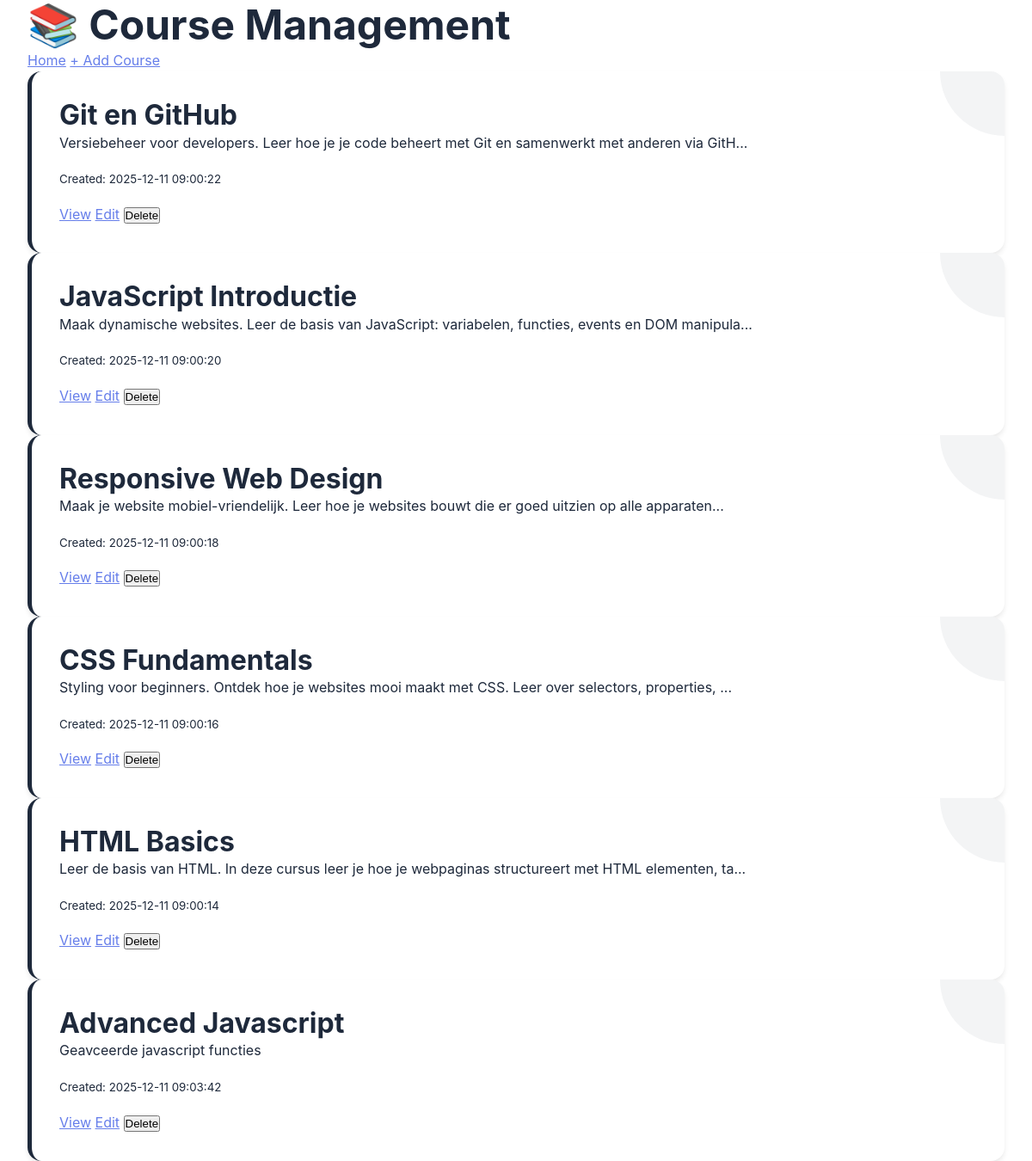
The page /courses (signed in) on the database its author committed.
### tables this page shows
CREATE TABLE courses (
            id INTEGER PRIMARY KEY AUTOINCREMENT,
            title TEXT NOT NULL,
            description TEXT,
            created_at DATETIME DEFAULT CURRENT_TIMESTAMP
        );

### py/app.py (the view)
@app.route('/courses')
@admin_required
def list_courses():
    conn = get_db()
    cursor = conn.cursor()
    cursor.execute('SELECT * FROM courses ORDER BY id DESC')
    courses = cursor.fetchall()
    conn.close()
    return render_template('courses.html', courses=courses)

### py/app.py (called while the page is built)
def get_db():
    conn = sqlite3.connect(DATABASE)
    conn.row_factory = sqlite3.Row
    return conn

def admin_required(f):
    @wraps(f)
    def decorated_function(*args, **kwargs):
        if 'user_id' not in session:
            flash('Je moet ingelogd zijn om deze pagina te bekijken.', 'error')
            return redirect(url_for('login_page'))
        if not session.get('is_admin'):
            flash('Je hebt geen toegang tot deze pagina.', 'error')
            return redirect(url_for('index'))
        return f(*args, **kwargs)
    return decorated_function

@app.context_processor
def inject_user():
    return {
        'logged_in': 'user_id' in session,
        'user_name': session.get('user_name'),
        'user_email': session.get('user_email'),
        'is_admin': session.get('is_admin', False)
    }

### templates/courses.html (shortened to what this page needs)
<!DOCTYPE html>
<html lang="nl">
<head>
    <link rel="stylesheet" href="{{ url_for('static', filename='style.css') }}">
</head>
<body>
    <div class="container">
        <div class="header">
            <h1>📚 Course Management</h1>
            <div>
                <a href="{{ url_for('index') }}" class="btn btn-secondary">Home</a>
                <a href="{{ url_for('create_course') }}" class="btn btn-primary">+ Add Course</a>
            </div>
        </div>
        {% if courses %}
        <div class="courses-grid">
            {% for course in courses %}
            <div class="course-card">
                <h3>{{ course.title }}</h3>
                <p>{{ course.description[:100] }}{% if course.description|length > 100 %}...{% endif %}</p>
                <p><small>Created: {{ course['created_at'] }}</small></p>
                <div class="course-actions">
                    <a href="{{ url_for('view_course', id=course.id) }}" class="btn btn-secondary">View</a>
                    <a href="{{ url_for('edit_course', id=course.id) }}" class="btn btn-primary">Edit</a>
                    <form action="{{ url_for('delete_course', id=course.id) }}" method="POST" style="display: inline;">
                        <button type="submit" class="btn btn-danger" onclick="return confirm('Delete this course?')">Delete</button>
                    </form>
                </div>
            </div>
            {% endfor %}
        </div>
        {% else %}
        <p style="text-align: center; color: #6c757d;">No courses yet. Create one to get started!</p>
        {% endif %}
    </div>
</body>
</html>

### static/style.css (style rules this page uses)
:root { --primary-color: #667eea; --primary-dark: #5568d3; --secondary-color: #764ba2; --accent-color: #f093fb; --success-color: #4ade80; --warning-color: #fbbf24; --danger-color: #ef4444; --bg-primary: #ffffff; --bg-secondary: #f8fafc; --bg-dark: #1e293b; --text-primary: #1e293b; --text-secondary: #64748b; --text-light: #94a3b8; --spacing-xs: 0.5rem; --spacing-sm: 1rem; --spacing-md: 2rem; --spacing-lg: 4rem; --spacing-xl: 6rem; --radius-sm: 0.25rem; --radius-md: 0.5rem; --radius-lg: 1rem; --radius-xl: 2rem; --shadow-sm: 0 1px 2px 0 rgb(0 0 0 / 0.05); --shadow-md: 0 4px 6px -1px rgb(0 0 0 / 0.1); --shadow-lg: 0 10px 15px -3px rgb(0 0 0 / 0.1); --shadow-xl: 0 20px 25px -5px rgb(0 0 0 / 0.1); --transition-fast: 0.15s ease; --transition-base: 0.3s ease; --transition-slow: 0.5s ease; }
* { margin: 0; padding: 0; box-sizing: border-box; }
html { scroll-behavior: smooth; }
body { font-family: -apple-system, BlinkMacSystemFont, 'Segoe UI', Roboto, 'Helvetica Neue', Arial, sans-serif; line-height: 1.6; color: var(--text-primary); background: var(--bg-primary); }
h1, h2, h3, h4, h5, h6 { line-height: 1.2; font-weight: 700; }
h1 { font-size: 3rem; }
h3 { font-size: 2rem; }
p { margin-bottom: 1rem; }
a { color: var(--primary-color); transition: color var(--transition-base); }
.container { max-width: 1200px; margin: 0 auto; padding: 0 var(--spacing-md); }
.course-card { background: white; border-radius: var(--radius-lg); padding: var(--spacing-md); box-shadow: var(--shadow-md); transition: all var(--transition-base); border-left: 5px solid; position: relative; overflow: hidden; }
.course-card::before { content: ''; position: absolute; top: 0; right: 0; width: 150px; height: 150px; background: currentColor; opacity: 0.05; border-radius: 50%; transform: translate(50%, -50%); transition: all var(--transition-slow); }

### rows shown on the page
courses: title "Git en GitHub", description "Versiebeheer voor developers. Leer hoe je je code beheert met Git en samenwerkt met anderen via GitH", created_at "2025-12-11 09:00:22"
courses: title "JavaScript Introductie", description "Maak dynamische websites. Leer de basis van JavaScript: variabelen, functies, events en DOM manipula", created_at "2025-12-11 09:00:20"
courses: title "Responsive Web Design", description "Maak je website mobiel-vriendelijk. Leer hoe je websites bouwt die er goed uitzien op alle apparaten", created_at "2025-12-11 09:00:18"
courses: title "CSS Fundamentals", description "Styling voor beginners. Ontdek hoe je websites mooi maakt met CSS. Leer over selectors, properties,", created_at "2025-12-11 09:00:16"
courses: title "HTML Basics", description "Leer de basis van HTML. In deze cursus leer je hoe je webpaginas structureert met HTML elementen, ta", created_at "2025-12-11 09:00:14"
courses: title "Advanced Javascript", description "Geavceerde javascript functies", created_at "2025-12-11 09:03:42"
